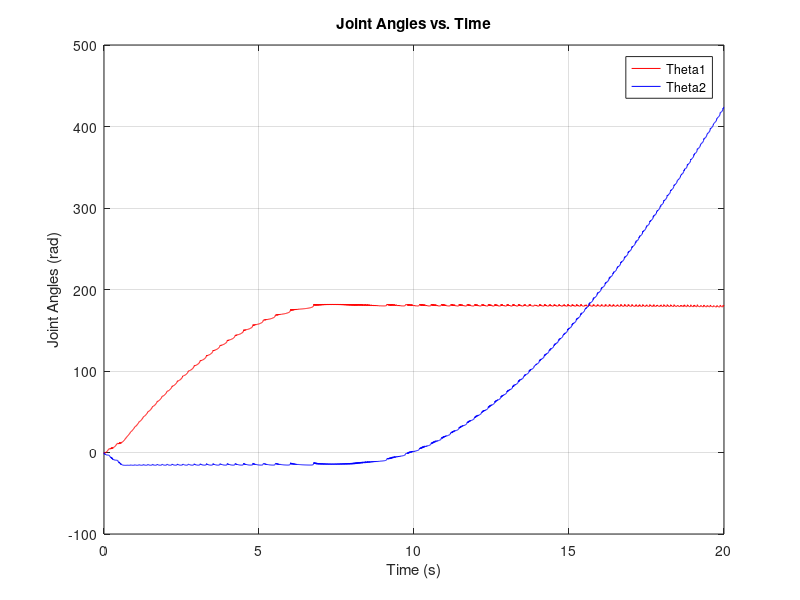

Here is the MATLAB script that generated this plot:
% Parameters
l1 = 1;  % Length of link 1
l2 = 1;  % Length of link 2
m1 = 1;  % Mass of link 1
m2 = 1;  % Mass of link 2
g = 9.81; % Gravity
r = 0.5; % Radius of the circular trajectory
F_d = [0; -5]; % Desired constant force in x and y

% Desired trajectory parameters
omega = 0.1; % Angular speed for circular trajectory
tspan = 0:0.01:20; % Time span

% Joint space variables
theta1 = zeros(length(tspan), 1);
theta2 = zeros(length(tspan), 1);

% Controller gains
Kp = diag([100, 100]);  % Position control gain
Kd = diag([20, 20]);    % Derivative gain
Kf = diag([10, 10]);    % Force control gain

% Simulation loop
for i = 1:length(tspan)
    t = tspan(i);
    
    % Desired position on circular trajectory
    x_d = r * cos(omega * t);
    y_d = r * sin(omega * t);
    x_dot_d = -r * omega * sin(omega * t);
    y_dot_d = r * omega * cos(omega * t);
    
    % Compute desired joint angles using inverse kinematics
    c2 = (x_d^2 + y_d^2 - l1^2 - l2^2) / (2 * l1 * l2);
    s2 = sqrt(1 - c2^2);
    theta2_d = atan2(s2, c2);
    
    k1 = l1 + l2 * cos(theta2_d);
    k2 = l2 * sin(theta2_d);
    theta1_d = atan2(y_d, x_d) - atan2(k2, k1);
    
    % Forward kinematics for current joint angles
    x = l1 * cos(theta1(i)) + l2 * cos(theta1(i) + theta2(i));
    y = l1 * cos(theta1(i)) + l2 * cos(theta1(i) + theta2(i));
    
    % Error in position
    e_p = [x_d - x; y_d - y];
    
    % Jacobian of the manipulator
    J = [-l1*sin(theta1(i)) - l2*sin(theta1(i) + theta2(i)), -l2*sin(theta1(i) + theta2(i));
          l1*cos(theta1(i)) + l2*cos(theta1(i) + theta2(i)),  l2*cos(theta1(i) + theta2(i))];
    
    % Joint velocities
    theta_dot = J' * [x_dot_d; y_dot_d];
    
    % Control law: Hybrid force/position
    tau = Kp * e_p + Kd * theta_dot + J' * (F_d - Kf * (J * theta_dot));
    
    % Update the joint angles using numerical integration (Euler method)
    theta1(i+1) = theta1(i) + tau(1) * 0.01;
    theta2(i+1) = theta2(i) + tau(2) * 0.01;
end

% Plotting the results
figure;
plot(tspan, theta1(1:end-1), 'r', 'DisplayName', 'Theta1');
hold on;
plot(tspan, theta2(1:end-1), 'b', 'DisplayName', 'Theta2');
xlabel('Time (s)');
ylabel('Joint Angles (rad)');
title('Joint Angles vs. Time');
legend show;
grid on;
